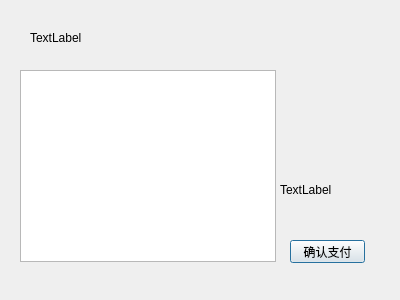
<?xml version="1.0" encoding="UTF-8"?>
<ui version="4.0">
 <class>pay</class>
 <widget class="QDialog" name="pay">
  <property name="geometry">
   <rect>
    <x>0</x>
    <y>0</y>
    <width>400</width>
    <height>300</height>
   </rect>
  </property>
  <property name="windowTitle">
   <string>Dialog</string>
  </property>
  <widget class="QTableWidget" name="tableWidget">
   <property name="geometry">
    <rect>
     <x>20</x>
     <y>70</y>
     <width>256</width>
     <height>192</height>
    </rect>
   </property>
  </widget>
  <widget class="QPushButton" name="pushButton">
   <property name="geometry">
    <rect>
     <x>290</x>
     <y>240</y>
     <width>75</width>
     <height>23</height>
    </rect>
   </property>
   <property name="text">
    <string>确认支付</string>
   </property>
  </widget>
  <widget class="QLabel" name="label">
   <property name="geometry">
    <rect>
     <x>30</x>
     <y>30</y>
     <width>221</width>
     <height>16</height>
    </rect>
   </property>
   <property name="text">
    <string>TextLabel</string>
   </property>
  </widget>
  <widget class="QLabel" name="label_2">
   <property name="geometry">
    <rect>
     <x>280</x>
     <y>180</y>
     <width>111</width>
     <height>20</height>
    </rect>
   </property>
   <property name="text">
    <string>TextLabel</string>
   </property>
  </widget>
 </widget>
 <resources/>
 <connections/>
</ui>
